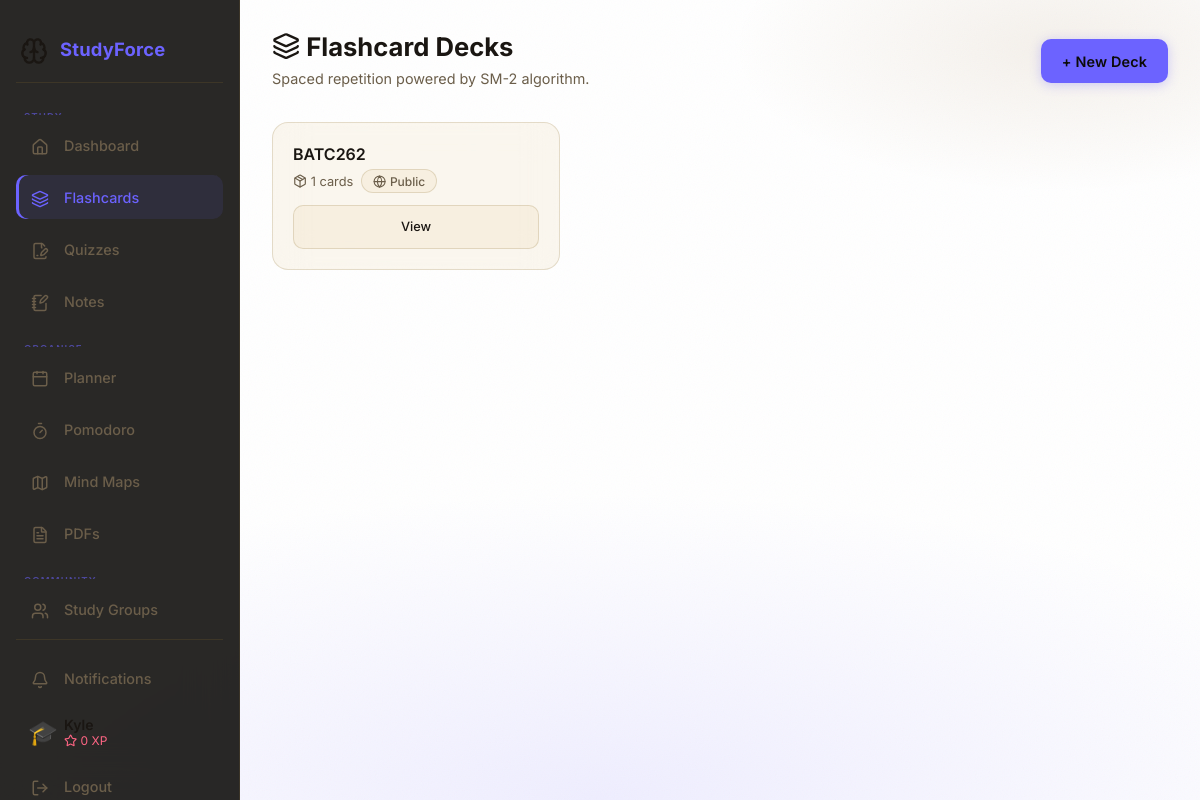
Screenshot of /flashcards/ (signed in) with the database file from the repository.
### app/models/user.py (models this page shows, shortened)
class User(UserMixin, db.Model):
    __tablename__ = "users"
    id = db.Column(db.Integer, primary_key=True)
    email = db.Column(db.String(255), unique=True, nullable=False, index=True)
    display_name = db.Column(db.String(100), nullable=False)
    password_hash = db.Column(db.String(255), nullable=False)
    avatar = db.Column(db.String(10), default="🎓")  # emoji avatar
    theme_prefs = db.Column(db.JSON, default=lambda: {
        "mode": "dark",
        "primary": "#d4a853",
        "accent": "#f0c97a",
        "background": "#0c0b09",
    })
    onboarding_complete = db.Column(db.Boolean, default=False)
    created_at = db.Column(db.DateTime, default=lambda: datetime.now(timezone.utc))
    subjects = db.relationship("Subject", back_populates="user", cascade="all, delete-orphan", lazy="dynamic")
    decks = db.relationship("Deck", back_populates="user", cascade="all, delete-orphan", lazy="dynamic")
    quizzes = db.relationship("Quiz", back_populates="user", cascade="all, delete-orphan", lazy="dynamic")
    notes = db.relationship("Note", back_populates="user", cascade="all, delete-orphan", lazy="dynamic")
    study_events = db.relationship("StudyEvent", back_populates="user", cascade="all, delete-orphan", lazy="dynamic")
    pomodoro_sessions = db.relationship("PomodoroSession", back_populates="user", cascade="all, delete-orphan", lazy="dynamic")
    mind_maps = db.relationship("MindMap", back_populates="user", cascade="all, delete-orphan", lazy="dynamic")
    pdf_files = db.relationship("PDFFile", back_populates="user", cascade="all, delete-orphan", lazy="dynamic")
    streak = db.relationship("Streak", back_populates="user", uselist=False, cascade="all, delete-orphan")
    xp_transactions = db.relationship("XPTransaction", back_populates="user", cascade="all, delete-orphan", lazy="dynamic")
    user_badges = db.relationship("UserBadge", back_populates="user", cascade="all, delete-orphan", lazy="dynamic")
    subject_progress = db.relationship("SubjectProgress", back_populates="user", cascade="all, delete-orphan", lazy="dynamic")
    notifications = db.relationship("Notification", back_populates="user", cascade="all, delete-orphan", lazy="dynamic")
    group_memberships = db.relationship("GroupMember", back_populates="user", cascade="all, delete-orphan", lazy="dynamic")
    @property
    def total_xp(self) -> int:
        from .gamification import XPTransaction
        return db.session.query(
            db.func.coalesce(db.func.sum(XPTransaction.amount), 0)
        ).filter_by(user_id=self.id).scalar()
    @property
    def unread_notification_count(self) -> int:
        from .notification import Notification
        return Notification.query.filter_by(user_id=self.id, is_read=False).count()

### app/models/flashcard.py (models this page shows, shortened)
class Deck(db.Model):
    __tablename__ = "decks"
    id = db.Column(db.Integer, primary_key=True)
    title = db.Column(db.String(200), nullable=False)
    description = db.Column(db.Text, default="")
    is_shared = db.Column(db.Boolean, default=False)
    user_id = db.Column(db.Integer, db.ForeignKey("users.id"), nullable=True)
    anon_token = db.Column(db.String(36), nullable=True)
    subject_id = db.Column(db.Integer, db.ForeignKey("subjects.id"), nullable=True)
    user = db.relationship("User", back_populates="decks")
    subject = db.relationship("Subject", back_populates="decks")
    cards = db.relationship("Card", back_populates="deck", cascade="all, delete-orphan", lazy="dynamic")
    @property
    def card_count(self) -> int:
        return self.cards.count()
    @property
    def due_count(self) -> int:
        return SM2Review.query.join(Card).filter(
            Card.deck_id == self.id,
            SM2Review.next_review_date <= date.today(),
        ).count()

### app/blueprints/flashcards/routes.py (the view)
@flashcards_bp.route("/")
def decks():
    from ...models.flashcard import Deck
    from ...models.subject import Subject
    decks_list = _owner_filter(Deck).order_by(Deck.id.desc()).all()
    subjects    = []
    if current_user.is_authenticated:
        subjects = Subject.query.filter_by(user_id=current_user.id).order_by(Subject.name).all()
    return render_template("flashcards/decks.html", decks=decks_list, subjects=subjects)

### app/blueprints/flashcards/routes.py (called while the page is built)
def _owner_filter(Model):
    if current_user.is_authenticated:
        return Model.query.filter_by(user_id=current_user.id)
    anon = g.get("anon_token")
    if anon:
        return Model.query.filter_by(anon_token=anon)
    return Model.query.filter(False)

### app/context_processors.py (called while the page is built)
def _time_greeting() -> str:
    hour = datetime.now().hour
    if hour < 12:
        return "morning"
    if hour < 17:
        return "afternoon"
    return "evening"

def inject_globals() -> dict:
    theme = {
        "mode": "dark",
        "primary": "#d4a853",
        "accent": "#f0c97a",
        "background": "#0c0b09",
    }
    unread_count = 0
    if current_user.is_authenticated:
        if current_user.theme_prefs:
            theme = current_user.theme_prefs
        unread_count = current_user.unread_notification_count
    return {
        "theme": theme,
        "unread_notification_count": unread_count,
        "time_greeting": _time_greeting(),
    }

### app/models/user.py (called while the page is built)
@login_manager.user_loader
def load_user(user_id: str):
    return User.query.get(int(user_id))

### app/templates/flashcards/decks.html (shortened to what this page needs)
{% extends "base.html" %}
{% block content %}
<div class="page-header">
  <div>
    <h1 class="page-title"><i data-lucide="layers"></i> Flashcard Decks</h1>
    <p class="page-subtitle">Spaced repetition powered by SM-2 algorithm.</p>
  </div>
  <a href="{{ url_for('flashcards.new_deck') }}" class="btn btn-primary">+ New Deck</a>
</div>
{% if decks %}
<div style="display:grid; grid-template-columns:repeat(auto-fill,minmax(260px,1fr)); gap:1rem;">
  {% for deck in decks %}
  <div class="glass card-hover p-4" style="position:relative;">
    <h3 style="font-size:1rem; margin:0 0 0.25rem;">{{ deck.title }}</h3>
    <div style="display:flex; gap:0.5rem; align-items:center; margin-bottom:0.75rem; font-size:0.8rem; color:var(--text-muted);">
      <span><i data-lucide="package"></i> {{ deck.card_count }} cards</span>
      {% if deck.is_shared %}
      <span class="badge-chip"><i data-lucide="globe"></i> Public</span>
      {% endif %}
    </div>
    <div style="display:flex; gap:0.5rem;">
      <a href="{{ url_for('flashcards.deck_detail', deck_id=deck.id) }}" class="btn btn-glass btn-sm" style="flex:1; text-align:center;">View</a>
    </div>
  </div>
  {% endfor %}
</div>
{% endif %}
{% endblock %}

### app/templates/base.html (shortened to what this page needs)
<!DOCTYPE html>
<html lang="en" data-theme="{{ theme.mode }}">
<head>
  <link rel="stylesheet" href="{{ url_for('static', filename='css/base.css') }}" />
  <link rel="stylesheet" href="{{ url_for('static', filename='css/sidebar.css') }}" />
  <link rel="stylesheet" href="{{ url_for('static', filename='css/components.css') }}" />
</head>
<body>
{% if not request.endpoint or not request.endpoint.startswith('auth.') %}
<aside class="sidebar" id="sidebar" role="navigation" aria-label="Main navigation">
  <div class="sidebar-logo" onclick="toggleSidebar()" title="Toggle sidebar" tabindex="0" role="button" aria-label="Toggle sidebar" onkeydown="if(event.key==='Enter')toggleSidebar()">
    <span class="logo-icon" aria-hidden="true"><i data-lucide="brain"></i></span>
    <span class="logo-text">StudyForce</span>
  </div>
  <span class="sidebar-section-label">Study</span>
  <a href="{{ url_for('dashboard.index') }}"
     class="sidebar-link {% if request.endpoint == 'dashboard.index' %}active{% endif %}"
     data-tooltip="Dashboard"
     aria-label="Dashboard"
     aria-current="{% if request.endpoint == 'dashboard.index' %}page{% endif %}">
    <span class="nav-icon" aria-hidden="true"><i data-lucide="house"></i></span>
    <span class="nav-label">Dashboard</span>
  </a>
  <a href="{{ url_for('flashcards.decks') }}"
     class="sidebar-link {% if request.blueprint == 'flashcards' %}active{% endif %}"
     data-tooltip="Flashcards"
     aria-label="Flashcards"
     aria-current="{% if request.blueprint == 'flashcards' %}page{% endif %}">
    <span class="nav-icon" aria-hidden="true"><i data-lucide="layers"></i></span>
    <span class="nav-label">Flashcards</span>
  </a>
  <a href="{{ url_for('quizzes.list') }}"
     class="sidebar-link {% if request.blueprint == 'quizzes' %}active{% endif %}"
     data-tooltip="Quizzes"
     aria-label="Quizzes"
     aria-current="{% if request.blueprint == 'quizzes' %}page{% endif %}">
    <span class="nav-icon" aria-hidden="true"><i data-lucide="file-pen-line"></i></span>
    <span class="nav-label">Quizzes</span>
  </a>
  <a href="{{ url_for('notes.list') }}"
     class="sidebar-link {% if request.blueprint == 'notes' %}active{% endif %}"
     data-tooltip="Notes"
     aria-label="Notes"
     aria-current="{% if request.blueprint == 'notes' %}page{% endif %}">
    <span class="nav-icon" aria-hidden="true"><i data-lucide="notebook-pen"></i></span>
    <span class="nav-label">Notes</span>
  </a>
  <span class="sidebar-section-label">Organise</span>
  <a href="{{ url_for('planner.index') }}"
     class="sidebar-link {% if request.blueprint == 'planner' %}active{% endif %}"
     data-tooltip="Planner"
     aria-label="Planner"
     aria-current="{% if request.blueprint == 'planner' %}page{% endif %}">
    <span class="nav-icon" aria-hidden="true"><i data-lucide="calendar"></i></span>
    <span class="nav-label">Planner</span>
  </a>
  <a href="{{ url_for('pomodoro.index') }}"
     class="sidebar-link {% if request.blueprint == 'pomodoro' %}active{% endif %}"
     data-tooltip="Pomodoro"
     aria-label="Pomodoro"
     aria-current="{% if request.blueprint == 'pomodoro' %}page{% endif %}">
    <span class="nav-icon" aria-hidden="true"><i data-lucide="timer"></i></span>
    <span class="nav-label">Pomodoro</span>
  </a>
  <a href="{{ url_for('mindmaps.list_maps') }}"
     class="sidebar-link {% if request.blueprint == 'mindmaps' %}active{% endif %}"
     data-tooltip="Mind Maps"
     aria-label="Mind Maps"
     aria-current="{% if request.blueprint == 'mindmaps' %}page{% endif %}">
    <span class="nav-icon" aria-hidden="true"><i data-lucide="map"></i></span>
    <span class="nav-label">Mind Maps</span>
  </a>
  <a href="{{ url_for('pdfs.list_pdfs') }}"
     class="sidebar-link {% if request.blueprint == 'pdfs' %}active{% endif %}"
     data-tooltip="PDFs"
     aria-label="PDFs"
     aria-current="{% if request.blueprint == 'pdfs' %}page{% endif %}">
    <span class="nav-icon" aria-hidden="true"><i data-lucide="file-text"></i></span>
    <span class="nav-label">PDFs</span>
  </a>
  <span class="sidebar-section-label">Community</span>
  <a href="{{ url_for('groups.list_groups') }}"
     class="sidebar-link {% if request.blueprint == 'groups' %}active{% endif %}"
     data-tooltip="Study Groups"
     aria-label="Study Groups"
     aria-current="{% if request.blueprint == 'groups' %}page{% endif %}">
    <span class="nav-icon" aria-hidden="true"><i data-lucide="users"></i></span>
    <span class="nav-label">Study Groups</span>
  </a>
  <div class="sidebar-bottom">
    <a href="{{ url_for('notifications.list_notifications') }}"
       class="sidebar-link {% if request.blueprint == 'notifications' %}active{% endif %}"
       data-tooltip="Notifications" aria-label="Notifications">
      <span class="nav-icon" aria-hidden="true"><i data-lucide="bell"></i></span>
      <span class="nav-label">
        Notifications
      </span>
    </a>
    {% if current_user.is_authenticated %}
    <a href="{{ url_for('auth.profile') }}" class="sidebar-user" data-tooltip="Profile">
      <span class="user-avatar" aria-hidden="true">{{ current_user.avatar }}</span>
      <div class="user-info">
        <div class="user-name">{{ current_user.display_name }}</div>
        <div class="user-xp"><i data-lucide="star"></i> {{ current_user.total_xp }} XP</div>
      </div>
    </a>
    <a href="{{ url_for('auth.logout') }}" class="sidebar-link" data-tooltip="Logout" aria-label="Logout">
      <span class="nav-icon" aria-hidden="true"><i data-lucide="log-out"></i></span>
      <span class="nav-label">Logout</span>
    </a>
    {% else %}
    <a href="{{ url_for('auth.login') }}" class="sidebar-link" data-tooltip="Sign in">
      <span class="nav-icon" aria-hidden="true"><i data-lucide="log-in"></i></span>
      <span class="nav-label">Sign In</span>
    </a>
    {% endif %}
  </div>
</aside>
{% endif %}
<main class="app-content" id="app-content" role="main">
  {% block content %}{% endblock %}
</main>
</body>
</html>

### app/static/css/base.css (style rules this page uses)
:root { --primary: #d4a853; --accent: #f0c97a; --bg: #0c0b09; --surface: rgba(212, 168, 83, 0.07); --surface-2: rgba(212, 168, 83, 0.13); --border: rgba(212, 168, 83, 0.16); --text: #e8e2d4; --text-muted: #8a7f6e; --danger: #c25c5c; --warning: #d4a853; --success: #5caa7f; --info: #5c8aaa; --grad-1: var(--primary); --grad-2: #8a5c20; --grad-3: #0c0b09; --sidebar-width: 240px; --sidebar-collapsed-width: 64px; --font-display: "Inter", "Segoe UI", system-ui, sans-serif; --font-body: "Inter", "Segoe UI", system-ui, sans-serif; --font-mono: "Inter", "Segoe UI", system-ui, monospace; --transition-fast: 150ms ease; --transition-mid: 280ms ease; --transition-slow: 550ms cubic-bezier(0.4, 0, 0.2, 1); }
[data-theme="light"] { --bg: #faf6ef; --surface: rgba(212, 168, 83, 0.09); --surface-2: rgba(255, 251, 240, 0.95); --border: rgba(139, 110, 48, 0.2); --text: #1a1612; --text-muted: #6b5e4a; --grad-3: #f0e6cc; }
*, *::before, *::after { box-sizing: border-box; margin: 0; padding: 0; }
html { font-size: 16px; scroll-behavior: smooth; -webkit-text-size-adjust: 100%; }
body { font-family: var(--font-body); background-color: var(--bg); color: var(--text); min-height: 100vh; overflow-x: hidden; position: relative; }
body::before { content: ""; position: fixed; inset: 0; z-index: -1; background: radial-gradient( ellipse 100% 55% at 50% 100%, color-mix(in srgb, var(--primary) 11%, transparent) 0%, transparent 70% ), radial-gradient( ellipse 45% 30% at 88% 6%, color-mix(in srgb, var(--grad-2) 9%, transparent) 0%, transparent 60% ), var(--bg); }
body::after { content: ""; position: fixed; inset: 0; z-index: -1; pointer-events: none; opacity: 0.04; background-size: 200px 200px; }
.glass { background: var(--surface); backdrop-filter: blur(16px) saturate(180%); -webkit-backdrop-filter: blur(16px) saturate(180%); border: 1px solid var(--border); border-radius: 16px; }
h1 { font-family: var(--font-display); font-size: 2rem; font-weight: 700; line-height: 1.2; }
h3 { font-family: var(--font-display); font-size: 1.25rem; font-weight: 600; line-height: 1.4; }
p { line-height: 1.6; }
a { color: var(--accent); text-decoration: none; }
.app-content { flex: 1; margin-left: var(--sidebar-width); padding: 2rem; min-height: 100vh; transition: margin-left var(--transition-mid); }

### rows the page displays
User: avatar "🎓"
Deck: title "BATC262", card_count "1", is_shared True (drawn)

### other values shown
{{ current_user.total_xp }} "0"
